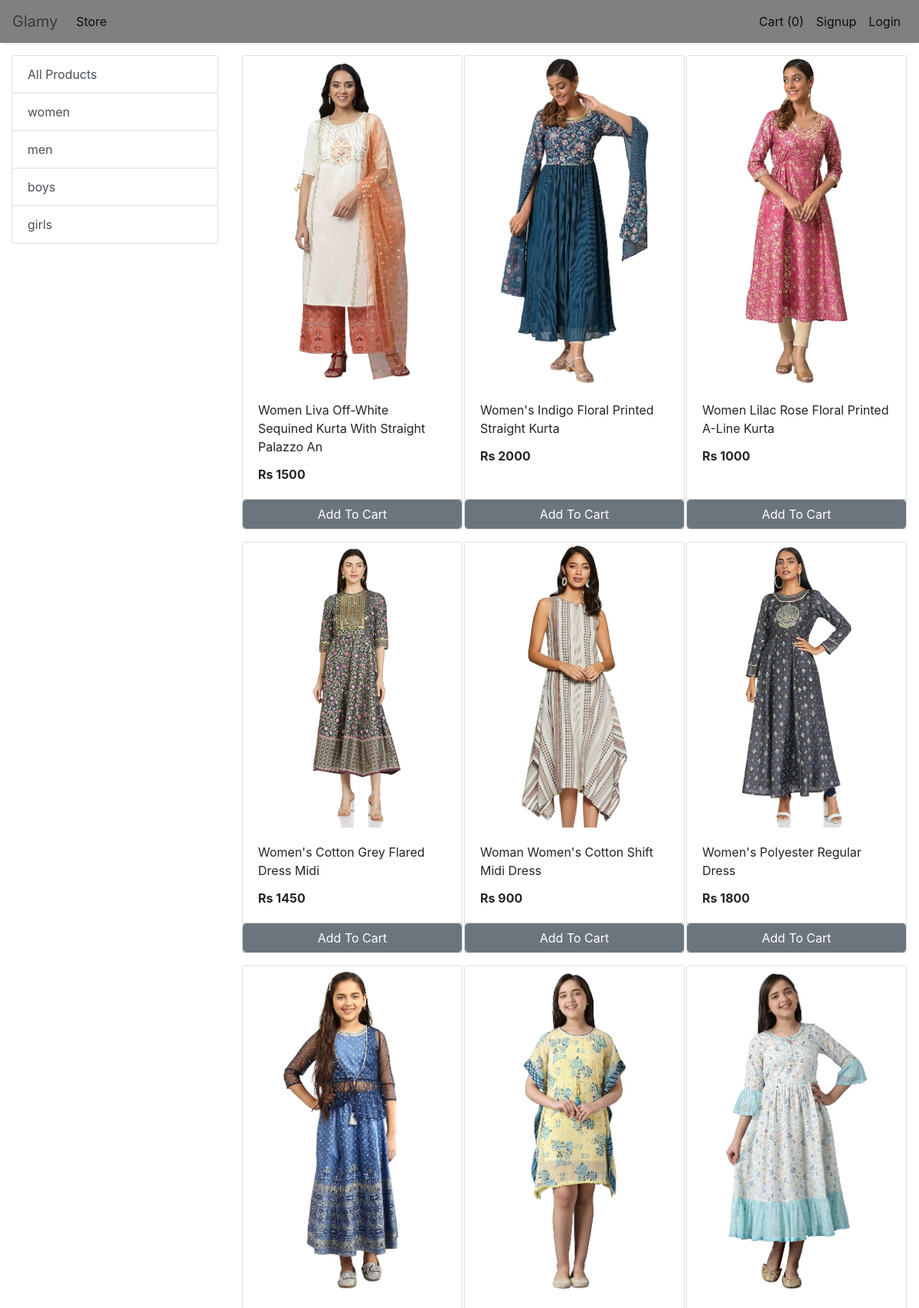
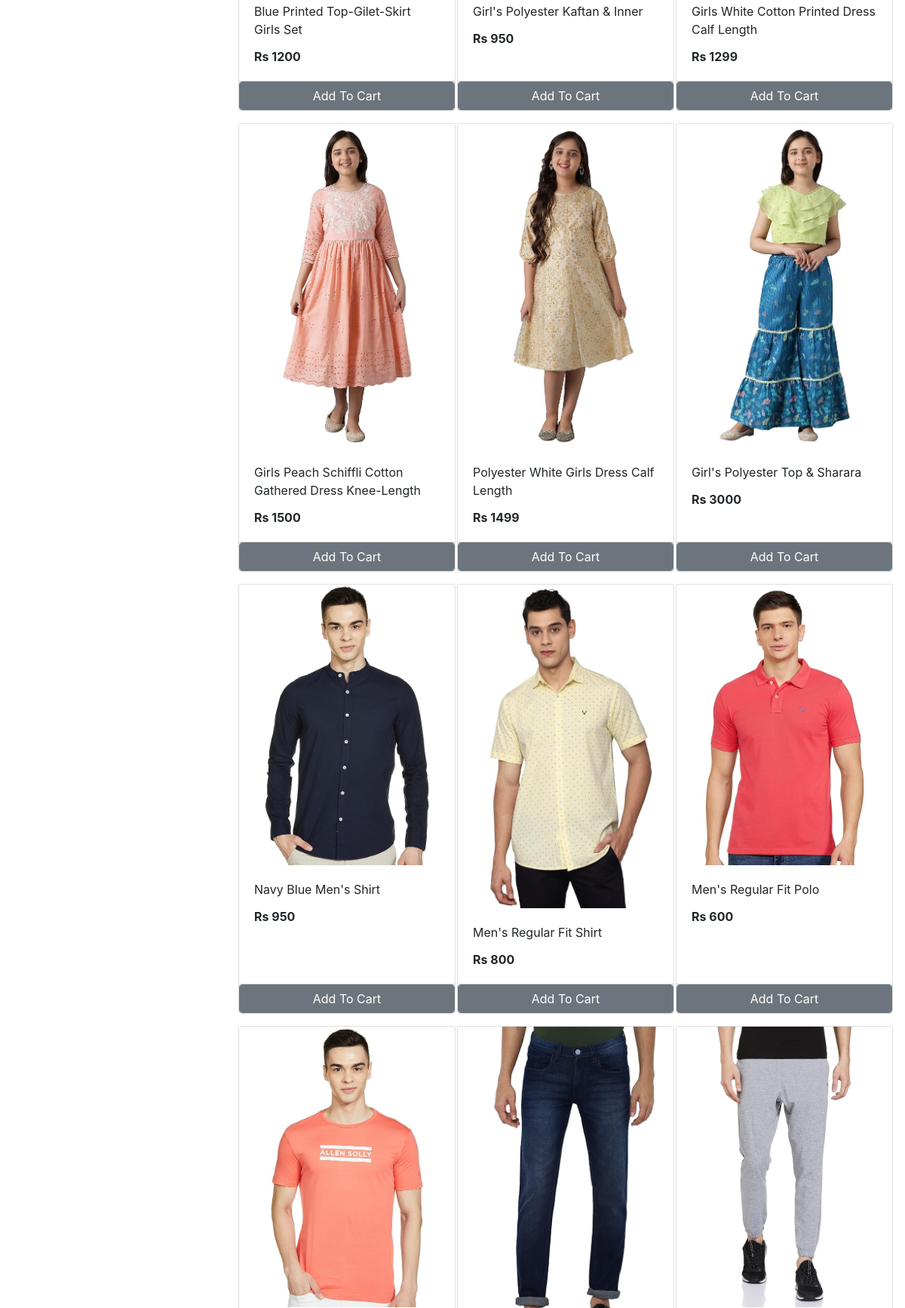
The app's page /store (upper part) with its own data (2 pictures, top to bottom).
### ecomapp/models.py (models this page shows, shortened)
class Category(models.Model):
    name = models.CharField(max_length=50)
    @staticmethod
    def get_all_categories():
        return Category.objects.all()

class Products(models.Model):
    name = models.CharField(max_length=60)
    price = models.IntegerField(default=0)
    category = models.ForeignKey(Category, on_delete=models.CASCADE, default=1)
    description = models.CharField(max_length=250, default='', blank=True, null=True)
    image = models.ImageField(upload_to='uploads/products/')
    @staticmethod
    def get_all_products():
        return Products.objects.all()

### ecomapp/views.py (the view)
# urls.py: path('store', store, name='store'),
def store(request):
    cart = request.session.get('cart')
    if not cart:
        request.session['cart'] = {}
    products = None
    categories = Category.get_all_categories()
    categoryID = request.GET.get('category')
    if categoryID:
        products = Products.get_all_products_by_categoryid(categoryID)
    else:
        products = Products.get_all_products()
    data = {}
    data['products'] = products
    data['categories'] = categories
    print('you are : ', request.session.get('email'))
    return render(request, 'index.html', data)

### ecomapp/templatetags/cart.py (called while the page is built)
@register.filter (name='is_in_cart')
def is_in_cart(product, cart):
    keys = cart.keys ()
    for id in keys:
        if int (id) == product.id:
            return True
    return False;

### ecomapp/templatetags/custom_filter.py (called while the page is built)
@register.filter(name='currency')
def currency(number):
    return "Rs "+str(number)

### ecomapp/templates/index.html (shortened to what this page needs)
{% extends 'base.html' %}
{% block content %}
{% load cart %}
{% load custom_filter %}
<div class="container-fluid mt-3">
	<div class="row">
		<div class="col-lg-3 mx-auto">
			<div class="list-group">
				<a href="/" class="list-group-item list-group-item-action btn btn-outline-success">All Products</a>
				{% for category in categories %}
				<a href="/?category={{category.id}}"
					class="list-group-item list-group-item-action btn btn-outline-success ">{{category.name}}</a>
				{% endfor %}
			</div>
		</div>
		<div id='products' class="col-lg-9 mx-auto">
			<div class="row mx-auto">
				{% for product in products %}
				<div class="card mx-auto mb-3" id={{product.id}} style="width: 18rem;">
					<img class="card-img-top" src="{{product.image.url}}" alt="Card image cap">
					<div class="card-body">
						<p class="card-title">{{product.name}}</p>
						<p class="card-text"><b>{{product.price|currency}}</b></p>
					</div>
					<div class="card-footer p-0 no-gutters">
						{% if product|is_in_cart:request.session.cart %}
						<div class="row no-gutters">
							<form action="/#{{product.id}}" class="col-2 " method="post">
								{% csrf_token %}
								<input hidden type="text" name='product' value='{{product.id}}'>
								<input hidden type="text" name='remove' value='True'>
								<input type="submit" value=" - " class="btn btn-block btn-secondary border-right">
							</form>
							<div class="text-center col btn btn-secondary">{{product|cart_quantity:request.session.cart}} in Cart</div>
							<form action="/#{{product.id}}" class="col-2 " method="post">
								{% csrf_token %}
								<input hidden type="text" name='product' value='{{product.id}}'>
								<input type="submit" value=" + " class="btn btn-block btn-secondary border-left">
							</form>
						</div>
						{% else %}
						<form action="/#{{product.id}}" method="POST" class="btn-block">
							<input type="submit" class="float-right btn btn-secondary form-control"
								value="Add To Cart">
						</form>
						{% endif %}
					</div>
				</div>
				{% endfor %}
			</div>
		</div>
	</div>
</div>
{% endblock %}

### ecomapp/templates/base.html (shortened to what this page needs)
<!doctype html>
<html lang="en">
<head>
  <link rel="stylesheet" href="https://maxcdn.bootstrapcdn.com/bootstrap/4.0.0/css/bootstrap.min.css"
>
</head>
<body>
<nav class="one-edge-shadow
  navbar navbar-light
  sticky-top navbar
  navbar-expand-lg
  text-white">
    <a class="navbar-brand ms-3 text-dark " href="/">
    <link rel="stylesheet" href="https://use.fontawesome.com/releases/v5.7.0/css/all.css">
    <img>Glamy</a>
    <div class="collapse navbar-collapse" id="navbarSupportedContent">
      <ul class="navbar-nav mr-auto">
        <li class="nav-item active">
          <a class="nav-link" href="/store">Store<span class="sr-only">(current)</span></a>
        </li>
          </ul>
      <ul class=" navbar-nav my-2 my-lg-0">
        <li class="nav-item active">
          <a class="nav-link" href="/cart">Cart
            <span class="fa-solid fa-cart-shopping">({{request.session.cart.keys|length}})</span>
            <span class="sr-only">(current)</span></a>
        </li>
        {% if request.session.customer %}
        <li class="nav-item active ">
          <a class="nav-link" href="/orders">Orders<span class="sr-only">(current)</span></a>
        </li>
        <li class="nav-item active ">
          <a class="nav-link" href="/logout">Logout<span class="sr-only">(current)</span></a>
        </li>
        {% else %}
        <li class="nav-item active">
          <a class="nav-link" href="/signup">Signup<span class="sr-only">(current)</span></a>
        </li>
        <li class="nav-item active">
          <a class="nav-link" href="/login">Login<span class="sr-only">(current)</span></a>
        </li>
        {% endif %}
      </ul>
    </div>
  </nav>
  {% block content %}{% endblock %}
</body>
</html>

### ecomapp/templates/base.html (style rules this page uses)
nav { background-color: grey; }
.one-edge-shadow { box-shadow: 0 8px 2px -5px rgb(246, 245, 245); }

### records on screen
Category: name "women"
Category: name "men"
Category: name "boys"
Category: name "girls"
Products: image (picture), name "Women Liva Off-White Sequined Kurta With Straight Palazzo An", price "Rs 1500"
Products: image (picture), name "Women's Indigo Floral Printed Straight Kurta", price "Rs 2000"
Products: image (picture), name "Women Lilac Rose Floral Printed A-Line Kurta", price "Rs 1000"
Products: image (picture), name "Women's Cotton Grey Flared Dress Midi", price "Rs 1450"
Products: image (picture), name "Woman Women's Cotton Shift Midi Dress", price "Rs 900"
Products: image (picture), name "Women's Polyester Regular Dress", price "Rs 1800"
Products: image (picture), name "Blue Printed Top-Gilet-Skirt Girls Set", price "Rs 1200"
Products: image (picture), name "Girl's Polyester Kaftan & Inner", price "Rs 950"
Products: image (picture), name "Girls White Cotton Printed Dress Calf Length", price "Rs 1299"
Products: image (picture), name "Girls Peach Schiffli Cotton Gathered Dress Knee-Length", price "Rs 1500"
Products: image (picture), name "Polyester White Girls Dress Calf Length", price "Rs 1499"
Products: image (picture), name "Girl's Polyester Top & Sharara", price "Rs 3000"
Products: {{ product.id }} 18 (drawn), image (picture), name "Navy Blue Men's Shirt", price "Rs 950"
Products: image (picture), name "Men's Regular Fit Shirt", price "Rs 800"
Products: image (picture), name "Men's Regular Fit Polo", price "Rs 600"
Products: image (picture)
Products: image (picture)
Products: image (picture)

### other values on screen
{{ request.session.cart.keys|length }} "0"
